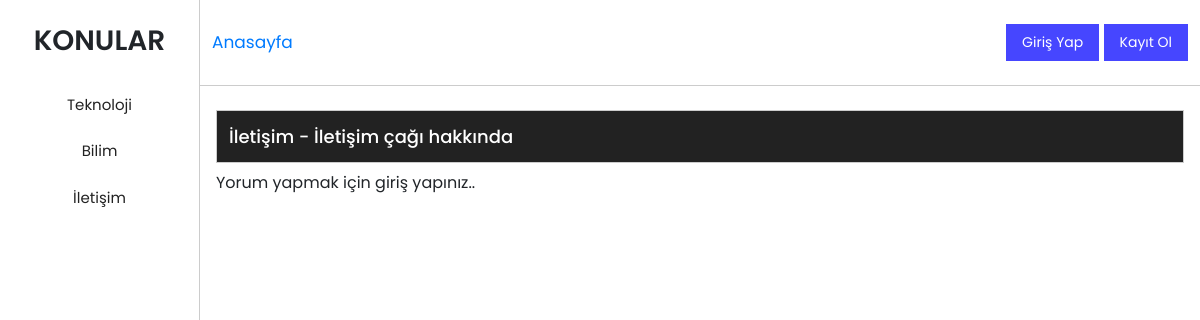
Page /konu-icerigi.php?kid=12 on the committed database.
### tables this page shows
CREATE TABLE `konu` (
  `id` int(11) NOT NULL,
  `baslik` varchar(100) NOT NULL,
  `konuadi` varchar(100) NOT NULL,
  `olusturanid` int(11) NOT NULL,
  `olusturmatarihi` date NOT NULL
);

### fonksiyon.php (called while the page is built, shortened)
<?php
$vt = mysqli_connect("localhost", "root", "", "forumvt");
function konuBilgileri($kid)
{
    global $vt;
    $sorgu = "SELECT * FROM konu WHERE id=$kid";
    $sonuclar = $vt->query($sorgu);
    if ($satir = $sonuclar->fetch_assoc()) {
        return $satir;
    }
}
function tumKonular()
{
    global $vt;
    $sorgu = "SELECT konu.* FROM konu";
    $sonuclar = $vt->query($sorgu);
    $dizi = [];
    while ($satir = $sonuclar->fetch_assoc()) {
        array_push($dizi,$satir);
    }
    return $dizi;
}

### konu-icerigi.php (the view, shortened to what this page needs)
<!doctype html>
<html lang="en">
<?php
require_once('fonksiyon.php');
$konuID = $_GET['kid'];
$konuIcerik = konuBilgileri($konuID);
?>
<head>
  <link rel="stylesheet" href="https://stackpath.bootstrapcdn.com/bootstrap/4.3.1/css/bootstrap.min.css">
  <link rel="stylesheet" href="https://cdnjs.cloudflare.com/ajax/libs/font-awesome/5.15.3/css/all.min.css" />
  <link rel="stylesheet" href="css/style.css">
</head>
<body>
  <div class="forum-container">
    <div class="forum forum-left">
      <h3>KONULAR</h3>
      <div class="forum-subjects d-flex flex-column">
        <?php
        $konular = tumKonular();
        foreach ($konular as $konu) {
          echo "<a href='konu-icerigi.php?kid={$konu['id']}'>{$konu['baslik']}</a>";
        }
        ?>
      </div>
    </div>
    <div class="forum forum-right">
      <header class="d-flex justify-content-between align-items-center">
        <a href="index.php" class="anasayfa">Anasayfa</a>
        <?php
        if (isset($_SESSION['kid']) == false) {
        ?>
          <div class="login">
            <input type="button" data-toggle="modal" data-target="#girisModal" data-whatever="@mdo" value="Giriş Yap" />
            <input type="button" data-toggle="modal" data-target="#kayitModal" data-whatever="@mdo" value="Kayıt Ol" />
          </div>
        <?php
        } else {
        ?>
          <div class="login">
            <a class="btn btn-primary" href="fonksiyon.php?cikis=1"><?php echo kullaniciBilgisi($_SESSION['kid'])['kullaniciadi']; ?> - Çıkış Yap</a>
          </div>
        <?php
        }
        ?>
      </header>
      <div class="forum-content">
        <div class="forum-content-item">
          <a href="#" class="konu-adi"><?php echo $konuIcerik['baslik'] . " - " . $konuIcerik['konuadi']; ?></a>
        </div>
        <?php
        if (isset($_SESSION['kid']) && $_SESSION['kid'] != null) {
        ?>
          <div class="add-comment">
            <form action="fonksiyon.php" method="post">
              <input type="hidden" name="konuid" value="<?php echo $_GET['kid']; ?>">
              <textarea name="yorum" cols="30" rows="3" placeholder="Yorum Yaz..."></textarea>
              <input type="submit" value="Gönder" name="yorumyap">
            </form>
          </div>
        <?php
        } else {
          echo "<p>Yorum yapmak için giriş yapınız..";
        }
        ?>
      </div>
    </div>
  </div>
</body>
</html>

### css/style.css (style rules this page uses)
* { padding: 0px; margin: 0px; text-decoration: none !important; }
body { font-family: 'Poppins', sans-serif; overflow-y: hidden; }
.forum-container { display: -ms-grid; display: grid; -ms-grid-columns: 1.5fr 10.5fr; grid-template-columns: 1.5fr 10.5fr; }
.forum-container .forum { min-height: 100vh; max-height: 100vh; }
.forum-container .forum-left { border-right: 1px solid #ccc; overflow-y: scroll; }
.forum-container .forum-left h3 { font-weight: 600; margin: 24px 12px; text-align: center; }
.forum-container .forum-left .forum-subjects a { padding: 12px; text-align: center; color: #222222; font-size: 15px; }
.forum-container .forum-right { overflow-y: scroll; }
.forum-container .forum-right header { border-bottom: 1px solid #ccc; padding: 24px 12px; }
.forum-container .forum-right header .anasayfa { font-size: 17px; }
.forum-container .forum-right header .login input { border: none; padding: 8px 16px; background: #4646ff; color: #fff; font-size: 14px; outline: none; }
.forum-container .forum-right .forum-content { position: relative; padding: 24px 16px; min-height: 100vh; }
.forum-container .forum-right .forum-content .forum-content-item { padding: 12px; border: 1px solid #ccc; margin-bottom: 8px; }
.forum-container .forum-right .forum-content .forum-content-item .konu-adi { color: #222222; font-size: 18px; font-weight: 500; }
.forum-container .forum-right .forum-content .forum-content-item:first-child { background: #222222; color: #fff; }
.forum-container .forum-right .forum-content .forum-content-item:first-child a { color: #fff; }
@media only screen and (max-width: 1500px) { .forum-container { -ms-grid-columns: 2fr 10fr; grid-template-columns: 2fr 10fr; } }

### rows in the picture
konu: baslik "Teknoloji"
konu: baslik "Bilim"
konu: baslik "İletişim", konuadi "İletişim çağı hakkında"
